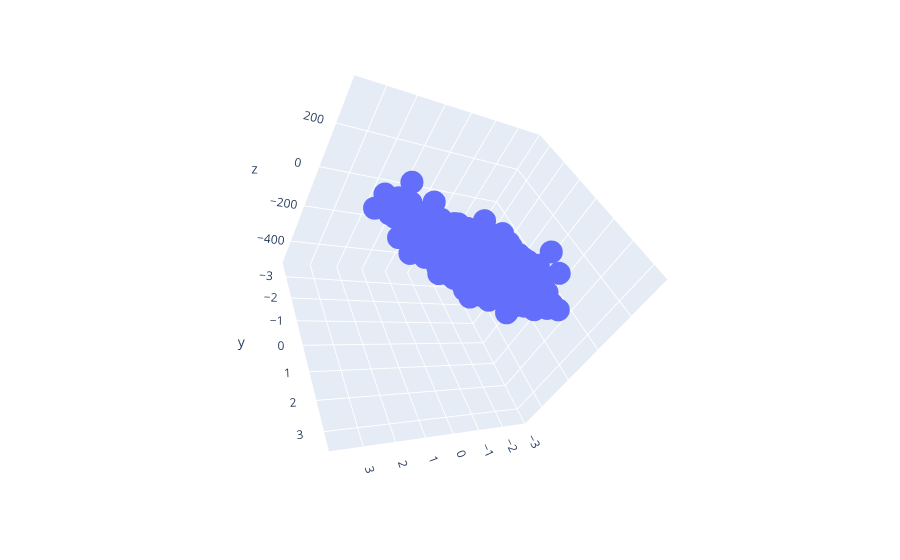

Source (notebook cell):
### Code cell
px.scatter_3d(x=df["feature1"],y=df["feature2"],z=df["output"])

### Figure 1 — Plotly figure (JSON) as saved in the notebook; plotly's stock layout.template omitted (floating-point values rounded to 4 significant figures; data arrays with more than 128 entries replaced by an {"elided": "..."} marker saying what was removed)
{"data": [{"hovertemplate": "x=%{x}<br>y=%{y}<br>z=%{z}<extra></extra>", "legendgroup": "", "marker": {"color": "#636efa", "symbol": "circle"}, "mode": "markers", "name": "", "scene": "scene", "showlegend": false, "type": "scatter3d", "x": {"elided": "1000 float values"}, "y": {"elided": "1000 float values"}, "z": {"elided": "1000 float values"}}], "layout": {"autosize": true, "dragmode": "zoom", "legend": {"tracegroupgap": 0}, "margin": {"t": 60}, "scene": {"aspectmode": "auto", "aspectratio": {"x": 1, "y": 1, "z": 1}, "camera": {"center": {"x": -4.441e-16, "y": -3.331e-16, "z": -1.11e-16}, "eye": {"x": 1.274, "y": 1.326, "z": 1.192}, "projection": {"type": "perspective"}, "up": {"x": 0.0727, "y": -0.7046, "z": 0.7059}}, "domain": {"x": [0, 1], "y": [0, 1]}, "dragmode": "zoom", "xaxis": {"title": {"text": "x"}, "type": "linear"}, "yaxis": {"title": {"text": "y"}, "type": "linear"}, "zaxis": {"title": {"text": "z"}, "type": "linear"}}}}
